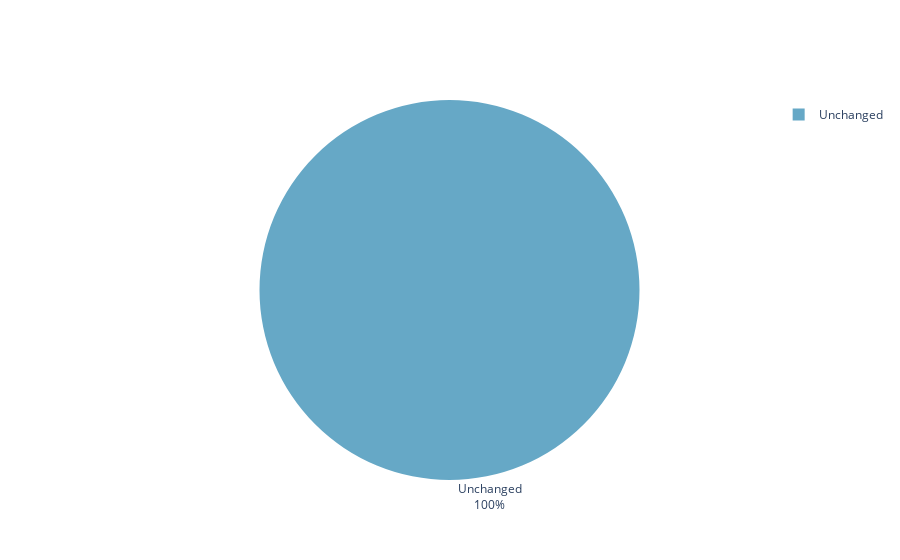
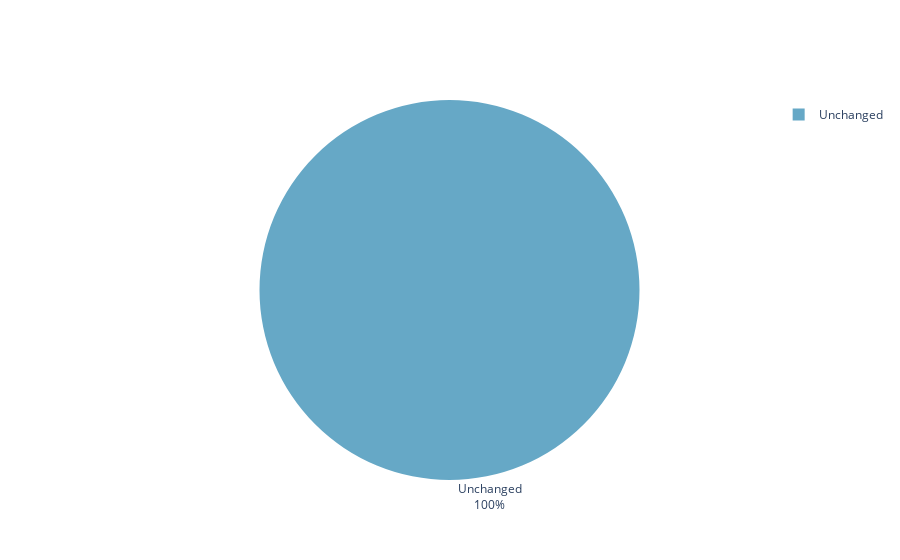
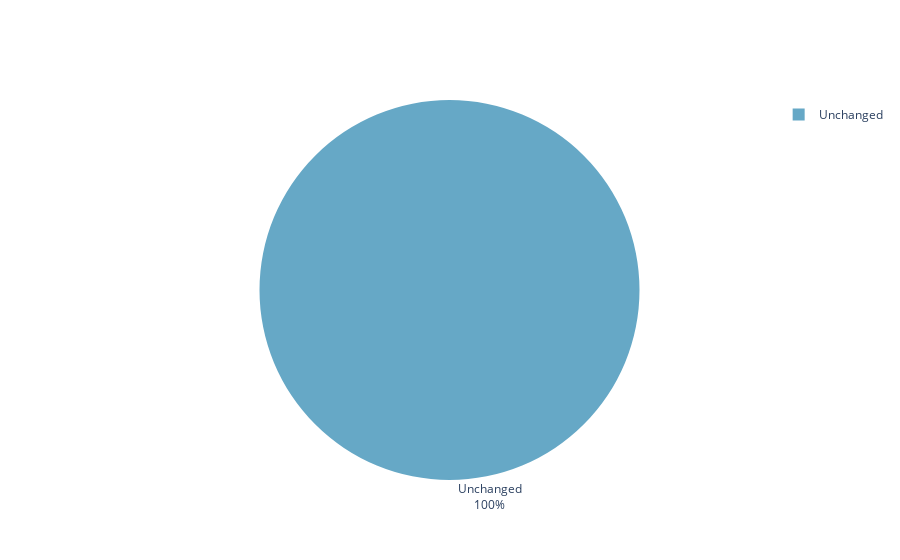
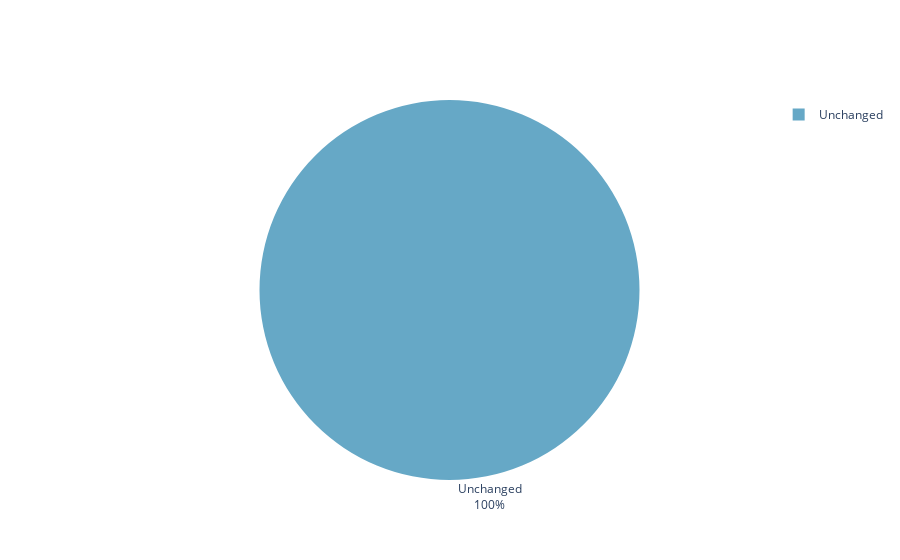

Write notebook code for charts like these, in order.
### Code cell
# | output: asis
# above comment is needed for Quarto to render subtabs correctly

for key, value in name_dict.items():

    if len(base_tour[
        (base_tour.tour_category == 'non_mandatory')
        & (base_tour.primary_purpose == key)
        ]) == 0:
        continue
    
    print(f"#### {value}")
    df = base_tour[
        (base_tour.tour_category == 'non_mandatory')
        & (base_tour.primary_purpose == key)
        ].merge(build_tour[
                    (build_tour.tour_category == 'non_mandatory')
                    & (build_tour.primary_purpose == key)
                ],
                how='left',
                left_index=True,
                right_index=True,
                suffixes=('_base','_build'))
    
    df.loc[df.destination_base == df.destination_build,'Case'] = "Unchanged"
    df.loc[df.destination_base != df.destination_build,'Case'] = "Changed"

    df.loc[df.destination_base.isna(),'Case'] = "Newly Created"
    df.loc[df.destination_build.isna(),"Case"] = "Removed"

    
    df = df.Case.value_counts()

    print(str(df).replace("\n","<br>"))
    
    fig = vh.create_pie_chart(df.to_frame().sort_index(),["count"])
    
    fig.show()
    display(Markdown(" "))

### Figure 1 — Plotly figure (JSON) as saved in the notebook; plotly's stock layout.template omitted (floating-point values rounded to 4 significant figures)
{"data": [{"automargin": true, "hoverinfo": "value", "labels": ["Unchanged"], "marker": {"colors": ["#66A8C6"]}, "textinfo": "label+percent", "textposition": "outside", "type": "pie", "values": [8]}], "layout": {}}

### Figure 2 — Plotly figure (JSON) as saved in the notebook; plotly's stock layout.template omitted (floating-point values rounded to 4 significant figures)
{"data": [{"automargin": true, "hoverinfo": "value", "labels": ["Unchanged"], "marker": {"colors": ["#66A8C6"]}, "textinfo": "label+percent", "textposition": "outside", "type": "pie", "values": [4]}], "layout": {}}

### Figure 3 — Plotly figure (JSON) as saved in the notebook; plotly's stock layout.template omitted (floating-point values rounded to 4 significant figures)
{"data": [{"automargin": true, "hoverinfo": "value", "labels": ["Unchanged"], "marker": {"colors": ["#66A8C6"]}, "textinfo": "label+percent", "textposition": "outside", "type": "pie", "values": [9]}], "layout": {}}

### Figure 4 — Plotly figure (JSON) as saved in the notebook; plotly's stock layout.template omitted (floating-point values rounded to 4 significant figures)
{"data": [{"automargin": true, "hoverinfo": "value", "labels": ["Unchanged"], "marker": {"colors": ["#66A8C6"]}, "textinfo": "label+percent", "textposition": "outside", "type": "pie", "values": [5]}], "layout": {}}
